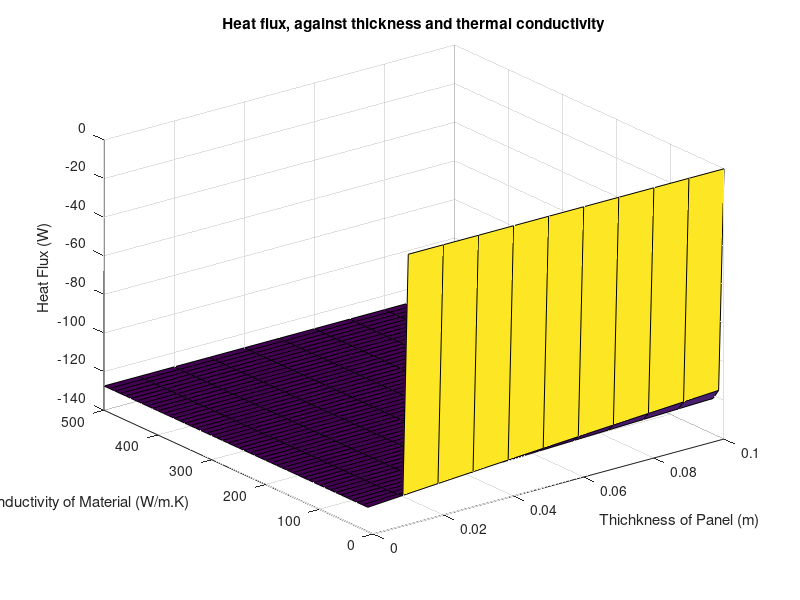

Write the MATLAB code that produced this figure. (Note: this script raises an error after producing the figure.)
clear all
clc
tic
%% Notes

% All of the code should be set up ready, just hit run to gain the plots and information. 

% This is the code of Gareth Jones linked with the DE4 Optimisation module. The code is
% split out into separate phases below to align with the work done in the
% report for clarity.

% x(1) = L = Thichness (m)
% x(2) = K = Material thermal conductivity (W/m^2.K) 
% x(3) = A = Surface area (m^2)
% T(1) = T(in) = Temperature of the inside of the radiator (K)
% T(2) = T(out) = Temperature of the outside of the radiator (K)
% H(1) = H(in) = Heat transfer coefficient for water (W/m^2.K)
% H(2) = H(out) = Heat transfer coefficient for air (W'm^2,K)

%Inputs
T1 = 343.15;
T2 = 291.15;
H1 = 500;
H2 = 10;

%% Initial Discovery
A1 = 0.25;

[L, K] = meshgrid(0:0.01:0.1,0:10:500); 

q = -(((T1 - T2)./((1./H1)+(L./K)+(1./H2))).*A1); %Defyning the function

figure;
surf(L,K,q) %Plotting on a 3D Graph

xlabel('Thichkness of Panel (m)');
ylabel('Thermal Conductivity of Material (W/m.K)');
zlabel('Heat Flux (W)');
set(gcf,'color','white')
title('Heat flux, against thickness and thermal conductivity') %Graph styling

%% Interior Point Function

fun = @(x)-(((T1 - T2)/((1\H1) + (x(1)/x(2)) + (1/H2)))*x(3)); %Heat Flux Function
x0 = [0.0015, 120, 1.0]; %Starting position
A = [];
b = [];
Aeq = [];
beq = [];
lb = [0.0003, 20, 0.12]; %Lower bounds
ub = [0.0025, 250, 1.6]; %Upper bounds


%SQP
options1 = optimoptions('fmincon','Display','iter','Algorithm','sqp','MaxFunEvals',1000);
[x, fval, exitflag, output, lambda] = fmincon(fun,x0,A,b,Aeq,beq,lb,ub,@cons,options1)

toc

disp(['Initial Objective: ' num2str(fun(x0))])

disp(table(x(1),x(2),x(3), 'VariableNames',{'Thickness','Material Thermal Conductivity','Surface Area'}))
disp(['Final Objective SQP: ' num2str(fun(x))])

%% Global Search

tic
rng default

opts = optimoptions(@fmincon, 'Algorithm', 'sqp');

problem = createOptimProblem('fmincon','x0',x0,'objective',fun,'nonlcon',@cons,'lb',lb,'ub',ub);
gs = GlobalSearch;
x = run(gs,problem);

disp(table(x(1),x(2),x(3), 'VariableNames',{'Thickness', 'Material Thermal Conductivity', 'Surface Area'}))

disp(['Global Search:' num2str(fun(x))])
toc

%% Non Linear Constraints

function [c, ceq] = cons(x)
T1 = 343.15;
T2 = 291.15;
H1 = 500;
H2 = 10;

ceq = [];
c1 = (((T1 - T2)/((1\H1) + (x(1)/x(2)) + (1/H2)))*x(3));
c = [c1];
end